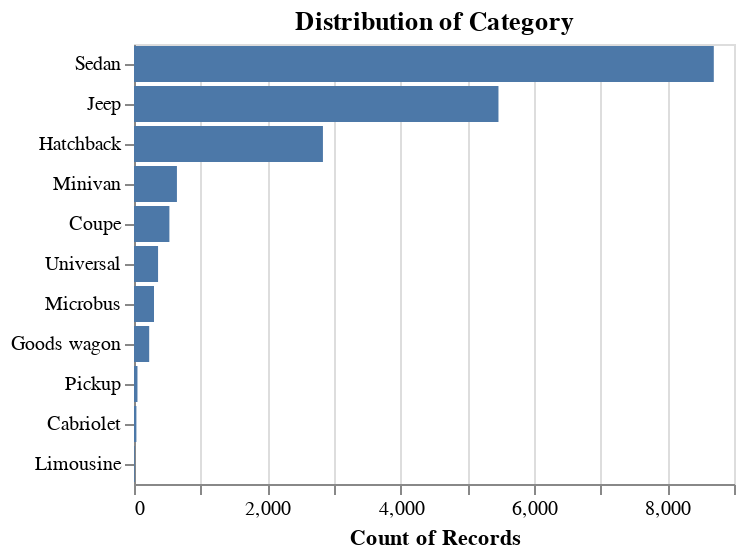
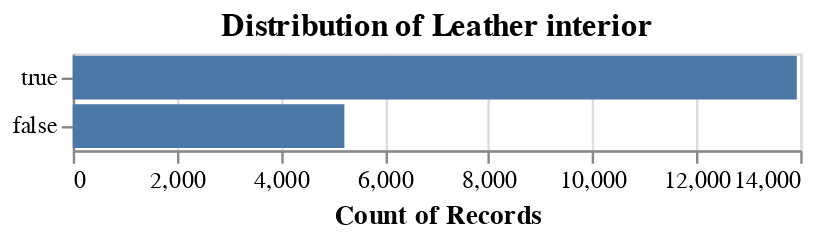
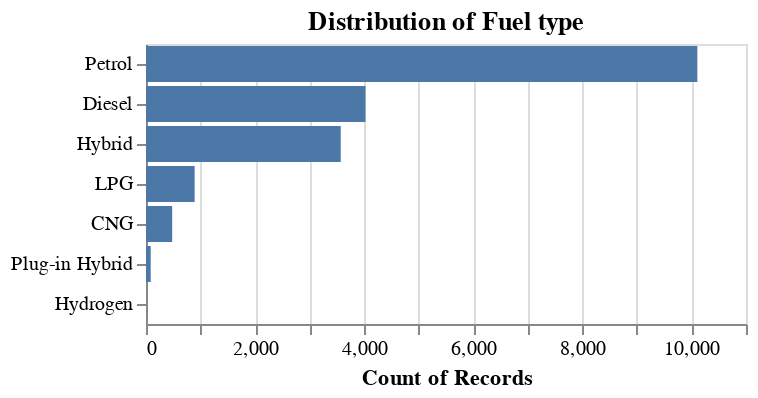
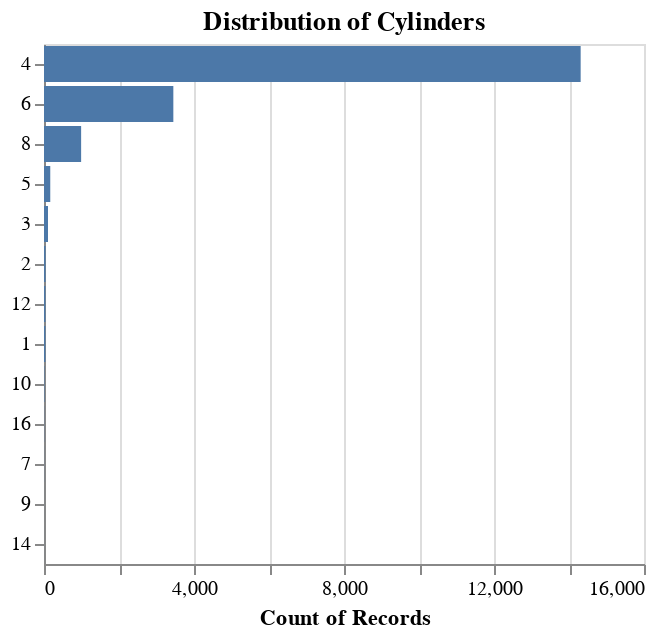

Here is the notebook cell these charts were saved with, in order:
### Markdown cell above
### Distribution des variables catégorielles et booléennes

### Code cell
low_card_categorical = df.select([s for s in df if s.n_unique() < 50]).columns

for col in low_card_categorical:
    alt.Chart(df).mark_bar().encode(
        alt.X("count()"),
        alt.Y(f"{col}:N", sort="-x", title=None),
        tooltip=[f"{col}:N", "count()"],
    ).properties(
        title=f"Distribution of {col}",
    ).show()

### Figure 1 — Vega specification as saved in the notebook (floating-point values rounded to 4 significant figures)
{"$schema": "https://vega.github.io/schema/vega/v6.json", "data": [{"name": "source_0"}, {"name": "data_0", "values": [{"Category": "Jeep", "__count": 5467}, {"Category": "Hatchback", "__count": 2834}, {"Category": "Sedan", "__count": 8697}, {"Category": "Microbus", "__count": 300}, {"Category": "Goods wagon", "__count": 228}, {"Category": "Universal", "__count": 361}, {"Category": "Coupe", "__count": 531}, {"Category": "Minivan", "__count": 644}, {"Category": "Cabriolet", "__count": 36}, {"Category": "Limousine", "__count": 11}, {"Category": "Pickup", "__count": 52}]}, {"name": "data_0_x_domain___count", "values": [{"min": 11, "max": 8697}]}, {"name": "source_0_y_domain_Category", "values": [{"Category": "Jeep", "sort_field": 5467}, {"Category": "Hatchback", "sort_field": 2834}, {"Category": "Sedan", "sort_field": 8697}, {"Category": "Microbus", "sort_field": 300}, {"Category": "Goods wagon", "sort_field": 228}, {"Category": "Universal", "sort_field": 361}, {"Category": "Coupe", "sort_field": 531}, {"Category": "Minivan", "sort_field": 644}, {"Category": "Cabriolet", "sort_field": 36}, {"Category": "Limousine", "sort_field": 11}, {"Category": "Pickup", "sort_field": 52}]}], "signals": [{"name": "y_step", "value": 20}, {"name": "height", "update": "bandspace(domain('y').length, 0.1, 0.05) * y_step"}], "marks": [{"type": "rect", "name": "marks", "from": {"data": "data_0"}, "encode": {"update": {"x2": {"value": 0, "scale": "x"}, "fill": {"value": "#4c78a8"}, "tooltip": {"signal": "{\"Category\": isValid(datum[\"Category\"]) ? datum[\"Category\"] : \"\"+datum[\"Category\"], \"Count of Records\": format(datum[\"__count\"], \"\")}"}, "x": {"field": "__count", "scale": "x"}, "height": {"signal": "max(0.25, bandwidth('y'))"}, "y": {"field": "Category", "scale": "y"}}}, "style": ["bar"]}], "scales": [{"name": "x", "type": "linear", "domain": [{"signal": "(data(\"data_0_x_domain___count\")[0] || {}).min"}, {"signal": "(data(\"data_0_x_domain___count\")[0] || {}).max"}], "range": [0, {"signal": "width"}], "nice": true, "zero": true}, {"name": "y", "type": "band", "domain": {"data": "source_0_y_domain_Category", "field": "Category", "sort": {"op": "max", "field": "sort_field", "order": "descending"}}, "range": {"step": {"signal": "y_step"}}, "paddingOuter": 0.05, "paddingInner": 0.1}], "axes": [{"scale": "x", "orient": "bottom", "gridScale": "y", "tickCount": {"signal": "ceil(width/40)"}, "zindex": 0, "ticks": false, "labels": false, "grid": true, "domain": false, "minExtent": 0, "aria": false, "maxExtent": 0}, {"scale": "x", "labelOverlap": true, "labelFlush": true, "tickCount": {"signal": "ceil(width/40)"}, "title": "Count of Records", "grid": false, "zindex": 0, "orient": "bottom"}, {"scale": "y", "grid": false, "orient": "left", "zindex": 0}], "title": {"text": "Distribution of Category", "frame": "group"}, "width": 300, "padding": 5, "background": "white", "style": "cell"}

### Figure 2 — Vega specification as saved in the notebook (floating-point values rounded to 4 significant figures)
{"$schema": "https://vega.github.io/schema/vega/v6.json", "data": [{"name": "source_0"}, {"name": "data_0", "values": [{"Leather interior": true, "__count": 13934}, {"Leather interior": false, "__count": 5227}]}, {"name": "data_0_x_domain___count", "values": [{"min": 5227, "max": 13934}]}, {"name": "source_0_y_domain_Leather interior", "values": [{"Leather interior": true, "sort_field": 13934}, {"Leather interior": false, "sort_field": 5227}]}], "signals": [{"name": "y_step", "value": 20}, {"name": "height", "update": "bandspace(domain('y').length, 0.1, 0.05) * y_step"}], "marks": [{"type": "rect", "name": "marks", "from": {"data": "data_0"}, "encode": {"update": {"fill": {"value": "#4c78a8"}, "tooltip": {"signal": "{\"Leather interior\": isValid(datum[\"Leather interior\"]) ? datum[\"Leather interior\"] : \"\"+datum[\"Leather interior\"], \"Count of Records\": format(datum[\"__count\"], \"\")}"}, "y": {"field": "Leather interior", "scale": "y"}, "x": {"field": "__count", "scale": "x"}, "x2": {"value": 0, "scale": "x"}, "height": {"signal": "max(0.25, bandwidth('y'))"}}}, "style": ["bar"]}], "scales": [{"name": "x", "type": "linear", "domain": [{"signal": "(data(\"data_0_x_domain___count\")[0] || {}).min"}, {"signal": "(data(\"data_0_x_domain___count\")[0] || {}).max"}], "range": [0, {"signal": "width"}], "nice": true, "zero": true}, {"name": "y", "type": "band", "domain": {"data": "source_0_y_domain_Leather interior", "field": "Leather interior", "sort": {"op": "max", "field": "sort_field", "order": "descending"}}, "range": {"step": {"signal": "y_step"}}, "paddingOuter": 0.05, "paddingInner": 0.1}], "axes": [{"scale": "x", "minExtent": 0, "zindex": 0, "grid": true, "domain": false, "labels": false, "orient": "bottom", "tickCount": {"signal": "ceil(width/40)"}, "aria": false, "maxExtent": 0, "ticks": false, "gridScale": "y"}, {"scale": "x", "labelFlush": true, "orient": "bottom", "tickCount": {"signal": "ceil(width/40)"}, "zindex": 0, "labelOverlap": true, "grid": false, "title": "Count of Records"}, {"scale": "y", "orient": "left", "grid": false, "zindex": 0}], "title": {"text": "Distribution of Leather interior", "frame": "group"}, "width": 300, "background": "white", "padding": 5, "style": "cell"}

### Figure 3 — Vega specification as saved in the notebook (floating-point values rounded to 4 significant figures)
{"$schema": "https://vega.github.io/schema/vega/v6.json", "data": [{"name": "source_0"}, {"name": "data_0", "values": [{"Fuel type": "Hybrid", "__count": 3570}, {"Fuel type": "Petrol", "__count": 10108}, {"Fuel type": "Diesel", "__count": 4024}, {"Fuel type": "CNG", "__count": 480}, {"Fuel type": "Plug-in Hybrid", "__count": 86}, {"Fuel type": "LPG", "__count": 892}, {"Fuel type": "Hydrogen", "__count": 1}]}, {"name": "data_0_x_domain___count", "values": [{"min": 1, "max": 10108}]}, {"name": "source_0_y_domain_Fuel type", "values": [{"Fuel type": "Hybrid", "sort_field": 3570}, {"Fuel type": "Petrol", "sort_field": 10108}, {"Fuel type": "Diesel", "sort_field": 4024}, {"Fuel type": "CNG", "sort_field": 480}, {"Fuel type": "Plug-in Hybrid", "sort_field": 86}, {"Fuel type": "LPG", "sort_field": 892}, {"Fuel type": "Hydrogen", "sort_field": 1}]}], "signals": [{"name": "y_step", "value": 20}, {"name": "height", "update": "bandspace(domain('y').length, 0.1, 0.05) * y_step"}], "marks": [{"type": "rect", "name": "marks", "from": {"data": "data_0"}, "encode": {"update": {"tooltip": {"signal": "{\"Fuel type\": isValid(datum[\"Fuel type\"]) ? datum[\"Fuel type\"] : \"\"+datum[\"Fuel type\"], \"Count of Records\": format(datum[\"__count\"], \"\")}"}, "y": {"field": "Fuel type", "scale": "y"}, "x2": {"value": 0, "scale": "x"}, "fill": {"value": "#4c78a8"}, "x": {"field": "__count", "scale": "x"}, "height": {"signal": "max(0.25, bandwidth('y'))"}}}, "style": ["bar"]}], "scales": [{"name": "x", "type": "linear", "domain": [{"signal": "(data(\"data_0_x_domain___count\")[0] || {}).min"}, {"signal": "(data(\"data_0_x_domain___count\")[0] || {}).max"}], "range": [0, {"signal": "width"}], "nice": true, "zero": true}, {"name": "y", "type": "band", "domain": {"data": "source_0_y_domain_Fuel type", "field": "Fuel type", "sort": {"op": "max", "field": "sort_field", "order": "descending"}}, "range": {"step": {"signal": "y_step"}}, "paddingOuter": 0.05, "paddingInner": 0.1}], "axes": [{"scale": "x", "domain": false, "orient": "bottom", "labels": false, "gridScale": "y", "aria": false, "grid": true, "maxExtent": 0, "minExtent": 0, "zindex": 0, "tickCount": {"signal": "ceil(width/40)"}, "ticks": false}, {"scale": "x", "labelOverlap": true, "tickCount": {"signal": "ceil(width/40)"}, "zindex": 0, "orient": "bottom", "title": "Count of Records", "labelFlush": true, "grid": false}, {"scale": "y", "zindex": 0, "grid": false, "orient": "left"}], "title": {"text": "Distribution of Fuel type", "frame": "group"}, "padding": 5, "style": "cell", "width": 300, "background": "white"}

### Figure 4 — Vega specification as saved in the notebook (floating-point values rounded to 4 significant figures)
{"$schema": "https://vega.github.io/schema/vega/v6.json", "data": [{"name": "source_0"}, {"name": "data_0", "values": [{"Cylinders": 6.0, "__count": 3449}, {"Cylinders": 4.0, "__count": 14311}, {"Cylinders": 8.0, "__count": 990}, {"Cylinders": 1.0, "__count": 37}, {"Cylinders": 12.0, "__count": 38}, {"Cylinders": 3.0, "__count": 106}, {"Cylinders": 2.0, "__count": 41}, {"Cylinders": 16.0, "__count": 5}, {"Cylinders": 5.0, "__count": 167}, {"Cylinders": 7.0, "__count": 3}, {"Cylinders": 9.0, "__count": 1}, {"Cylinders": 10.0, "__count": 12}, {"Cylinders": 14.0, "__count": 1}]}, {"name": "data_0_x_domain___count", "values": [{"min": 1, "max": 14311}]}, {"name": "source_0_y_domain_Cylinders", "values": [{"Cylinders": 6.0, "sort_field": 3449}, {"Cylinders": 4.0, "sort_field": 14311}, {"Cylinders": 8.0, "sort_field": 990}, {"Cylinders": 1.0, "sort_field": 37}, {"Cylinders": 12.0, "sort_field": 38}, {"Cylinders": 3.0, "sort_field": 106}, {"Cylinders": 2.0, "sort_field": 41}, {"Cylinders": 16.0, "sort_field": 5}, {"Cylinders": 5.0, "sort_field": 167}, {"Cylinders": 7.0, "sort_field": 3}, {"Cylinders": 9.0, "sort_field": 1}, {"Cylinders": 10.0, "sort_field": 12}, {"Cylinders": 14.0, "sort_field": 1}]}], "signals": [{"name": "y_step", "value": 20}, {"name": "height", "update": "bandspace(domain('y').length, 0.1, 0.05) * y_step"}], "marks": [{"type": "rect", "name": "marks", "from": {"data": "data_0"}, "encode": {"update": {"y": {"field": "Cylinders", "scale": "y"}, "tooltip": {"signal": "{\"Cylinders\": isValid(datum[\"Cylinders\"]) ? datum[\"Cylinders\"] : \"\"+datum[\"Cylinders\"], \"Count of Records\": format(datum[\"__count\"], \"\")}"}, "x2": {"value": 0, "scale": "x"}, "x": {"field": "__count", "scale": "x"}, "fill": {"value": "#4c78a8"}, "height": {"signal": "max(0.25, bandwidth('y'))"}}}, "style": ["bar"]}], "scales": [{"name": "x", "type": "linear", "domain": [{"signal": "(data(\"data_0_x_domain___count\")[0] || {}).min"}, {"signal": "(data(\"data_0_x_domain___count\")[0] || {}).max"}], "range": [0, {"signal": "width"}], "zero": true, "nice": true}, {"name": "y", "type": "band", "domain": {"data": "source_0_y_domain_Cylinders", "field": "Cylinders", "sort": {"op": "max", "field": "sort_field", "order": "descending"}}, "range": {"step": {"signal": "y_step"}}, "paddingInner": 0.1, "paddingOuter": 0.05}], "axes": [{"scale": "x", "tickCount": {"signal": "ceil(width/40)"}, "domain": false, "aria": false, "orient": "bottom", "grid": true, "labels": false, "maxExtent": 0, "zindex": 0, "minExtent": 0, "gridScale": "y", "ticks": false}, {"scale": "x", "orient": "bottom", "zindex": 0, "title": "Count of Records", "labelFlush": true, "labelOverlap": true, "tickCount": {"signal": "ceil(width/40)"}, "grid": false}, {"scale": "y", "zindex": 0, "orient": "left", "grid": false}], "title": {"text": "Distribution of Cylinders", "frame": "group"}, "padding": 5, "background": "white", "width": 300, "style": "cell"}
